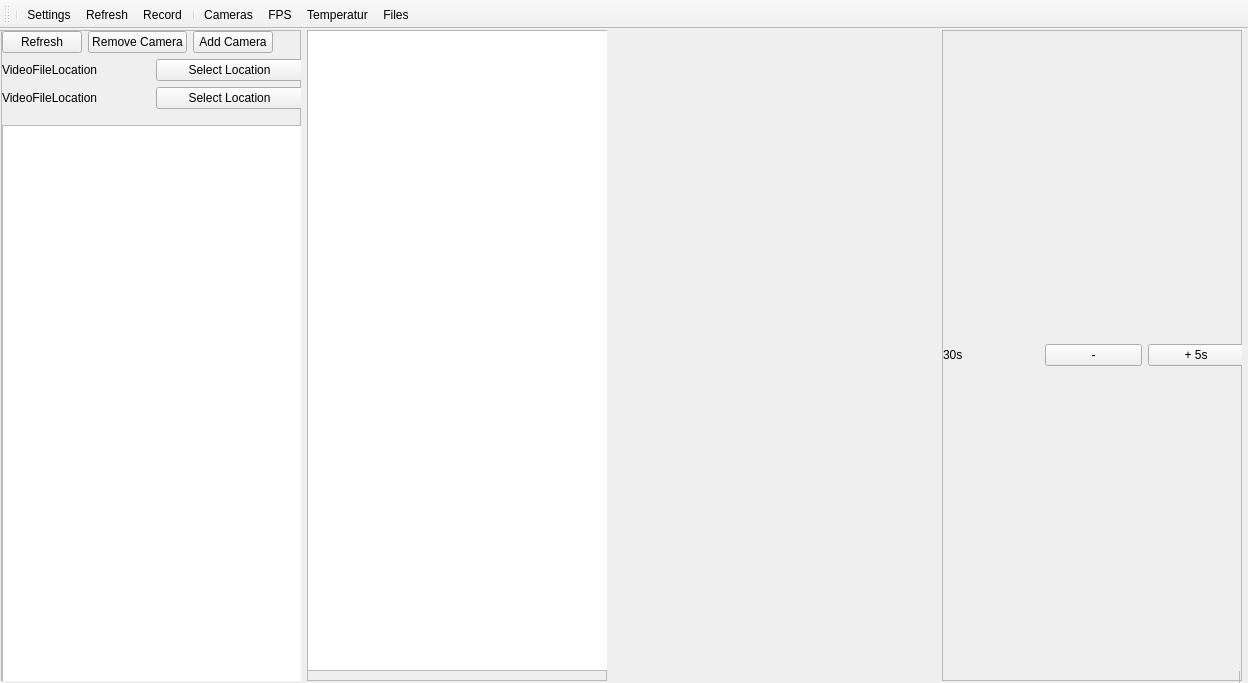
<?xml version="1.0" encoding="UTF-8"?>
<ui version="4.0">
 <class>MainWindow</class>
 <widget class="QMainWindow" name="MainWindow">
  <property name="geometry">
   <rect>
    <x>0</x>
    <y>0</y>
    <width>1248</width>
    <height>683</height>
   </rect>
  </property>
  <property name="sizePolicy">
   <sizepolicy hsizetype="Expanding" vsizetype="Expanding">
    <horstretch>0</horstretch>
    <verstretch>0</verstretch>
   </sizepolicy>
  </property>
  <property name="windowTitle">
   <string>MultiCamManager</string>
  </property>
  <widget class="QWidget" name="centralwidget">
   <property name="sizePolicy">
    <sizepolicy hsizetype="Expanding" vsizetype="Expanding">
     <horstretch>0</horstretch>
     <verstretch>0</verstretch>
    </sizepolicy>
   </property>
   <widget class="QFrame" name="frame">
    <property name="geometry">
     <rect>
      <x>-1</x>
      <y>1</y>
      <width>1241</width>
      <height>659</height>
     </rect>
    </property>
    <property name="sizePolicy">
     <sizepolicy hsizetype="Expanding" vsizetype="Expanding">
      <horstretch>0</horstretch>
      <verstretch>0</verstretch>
     </sizepolicy>
    </property>
    <property name="frameShape">
     <enum>QFrame::Shape::StyledPanel</enum>
    </property>
    <property name="frameShadow">
     <enum>QFrame::Shadow::Raised</enum>
    </property>
    <widget class="QScrollArea" name="cameraGridScrollArea">
     <property name="enabled">
      <bool>true</bool>
     </property>
     <property name="geometry">
      <rect>
       <x>10</x>
       <y>0</y>
       <width>1231</width>
       <height>641</height>
      </rect>
     </property>
     <property name="sizePolicy">
      <sizepolicy hsizetype="Expanding" vsizetype="Expanding">
       <horstretch>1</horstretch>
       <verstretch>0</verstretch>
      </sizepolicy>
     </property>
     <property name="focusPolicy">
      <enum>Qt::FocusPolicy::NoFocus</enum>
     </property>
     <property name="frameShape">
      <enum>QFrame::Shape::NoFrame</enum>
     </property>
     <property name="widgetResizable">
      <bool>true</bool>
     </property>
     <widget class="QWidget" name="cameraGridContainer">
      <property name="geometry">
       <rect>
        <x>0</x>
        <y>0</y>
        <width>1231</width>
        <height>641</height>
       </rect>
      </property>
      <property name="sizePolicy">
       <sizepolicy hsizetype="Expanding" vsizetype="Expanding">
        <horstretch>0</horstretch>
        <verstretch>0</verstretch>
       </sizepolicy>
      </property>
      <layout class="QGridLayout" name="cameraGridLayout">
       <property name="leftMargin">
        <number>12</number>
       </property>
       <property name="topMargin">
        <number>12</number>
       </property>
       <property name="rightMargin">
        <number>12</number>
       </property>
       <property name="bottomMargin">
        <number>12</number>
       </property>
       <property name="spacing">
        <number>12</number>
       </property>
      </layout>
     </widget>
    </widget>
   </widget>
   <widget class="QWidget" name="layoutWidget">
    <property name="geometry">
     <rect>
      <x>1</x>
      <y>1</y>
      <width>1241</width>
      <height>651</height>
     </rect>
    </property>
    <layout class="QHBoxLayout" name="horizontalLayout">
     <item>
      <widget class="QFrame" name="settingsSidePanel">
       <property name="sizePolicy">
        <sizepolicy hsizetype="Fixed" vsizetype="Expanding">
         <horstretch>0</horstretch>
         <verstretch>0</verstretch>
        </sizepolicy>
       </property>
       <property name="minimumSize">
        <size>
         <width>300</width>
         <height>400</height>
        </size>
       </property>
       <property name="frameShape">
        <enum>QFrame::Shape::StyledPanel</enum>
       </property>
       <property name="frameShadow">
        <enum>QFrame::Shadow::Raised</enum>
       </property>
       <widget class="QWidget" name="layoutWidget">
        <property name="geometry">
         <rect>
          <x>1</x>
          <y>1</y>
          <width>331</width>
          <height>651</height>
         </rect>
        </property>
        <layout class="QVBoxLayout" name="verticalLayout">
         <property name="sizeConstraint">
          <enum>QLayout::SizeConstraint::SetDefaultConstraint</enum>
         </property>
         <item>
          <layout class="QHBoxLayout" name="CameraButtonsLayout">
           <item>
            <widget class="QPushButton" name="refreshTrackedCamerasButton">
             <property name="sizePolicy">
              <sizepolicy hsizetype="Expanding" vsizetype="Fixed">
               <horstretch>0</horstretch>
               <verstretch>0</verstretch>
              </sizepolicy>
             </property>
             <property name="text">
              <string>Refresh</string>
             </property>
            </widget>
           </item>
           <item>
            <widget class="QPushButton" name="removeCameraButton">
             <property name="text">
              <string>Remove Camera</string>
             </property>
            </widget>
           </item>
           <item>
            <widget class="QPushButton" name="addCameraButton">
             <property name="text">
              <string>Add Camera</string>
             </property>
            </widget>
           </item>
           <item>
            <spacer name="horizontalSpacer">
             <property name="orientation">
              <enum>Qt::Orientation::Horizontal</enum>
             </property>
             <property name="sizeHint" stdset="0">
              <size>
               <width>40</width>
               <height>20</height>
              </size>
             </property>
            </spacer>
           </item>
          </layout>
         </item>
         <item>
          <layout class="QHBoxLayout" name="VideoFileLayout">
           <item>
            <widget class="QLabel" name="VideoFileLocation">
             <property name="text">
              <string>VideoFileLocation</string>
             </property>
            </widget>
           </item>
           <item>
            <widget class="QPushButton" name="VideoFileButton">
             <property name="sizePolicy">
              <sizepolicy hsizetype="Minimum" vsizetype="Fixed">
               <horstretch>0</horstretch>
               <verstretch>0</verstretch>
              </sizepolicy>
             </property>
             <property name="cursor">
              <cursorShape>PointingHandCursor</cursorShape>
             </property>
             <property name="layoutDirection">
              <enum>Qt::LayoutDirection::RightToLeft</enum>
             </property>
             <property name="text">
              <string>Select Location</string>
             </property>
            </widget>
           </item>
           <item>
            <spacer name="horizontalSpacer_4">
             <property name="orientation">
              <enum>Qt::Orientation::Horizontal</enum>
             </property>
             <property name="sizeType">
              <enum>QSizePolicy::Policy::Fixed</enum>
             </property>
             <property name="sizeHint" stdset="0">
              <size>
               <width>30</width>
               <height>20</height>
              </size>
             </property>
            </spacer>
           </item>
          </layout>
         </item>
         <item>
          <layout class="QHBoxLayout" name="LogFileLayout">
           <item>
            <widget class="QLabel" name="LogFileLocation">
             <property name="text">
              <string>VideoFileLocation</string>
             </property>
            </widget>
           </item>
           <item>
            <widget class="QPushButton" name="LogFileButton">
             <property name="cursor">
              <cursorShape>PointingHandCursor</cursorShape>
             </property>
             <property name="layoutDirection">
              <enum>Qt::LayoutDirection::RightToLeft</enum>
             </property>
             <property name="text">
              <string>Select Location</string>
             </property>
            </widget>
           </item>
           <item>
            <spacer name="horizontalSpacer_5">
             <property name="orientation">
              <enum>Qt::Orientation::Horizontal</enum>
             </property>
             <property name="sizeType">
              <enum>QSizePolicy::Policy::Fixed</enum>
             </property>
             <property name="sizeHint" stdset="0">
              <size>
               <width>30</width>
               <height>20</height>
              </size>
             </property>
            </spacer>
           </item>
          </layout>
         </item>
         <item>
          <spacer name="horizontalSpacer_3">
           <property name="orientation">
            <enum>Qt::Orientation::Horizontal</enum>
           </property>
           <property name="sizeHint" stdset="0">
            <size>
             <width>40</width>
             <height>10</height>
            </size>
           </property>
          </spacer>
         </item>
         <item>
          <widget class="QListWidget" name="trackedCamerasList">
           <property name="sizePolicy">
            <sizepolicy hsizetype="Expanding" vsizetype="Expanding">
             <horstretch>0</horstretch>
             <verstretch>0</verstretch>
            </sizepolicy>
           </property>
          </widget>
         </item>
        </layout>
       </widget>
      </widget>
     </item>
     <item>
      <widget class="QFrame" name="cameraSidePanel">
       <property name="sizePolicy">
        <sizepolicy hsizetype="Fixed" vsizetype="Expanding">
         <horstretch>0</horstretch>
         <verstretch>0</verstretch>
        </sizepolicy>
       </property>
       <property name="minimumSize">
        <size>
         <width>300</width>
         <height>400</height>
        </size>
       </property>
       <property name="frameShape">
        <enum>QFrame::Shape::StyledPanel</enum>
       </property>
       <property name="frameShadow">
        <enum>QFrame::Shadow::Raised</enum>
       </property>
       <widget class="QListWidget" name="cameraListWidget">
        <property name="geometry">
         <rect>
          <x>0</x>
          <y>0</y>
          <width>301</width>
          <height>641</height>
         </rect>
        </property>
       </widget>
      </widget>
     </item>
     <item>
      <spacer name="horizontalSpacer_2">
       <property name="orientation">
        <enum>Qt::Orientation::Horizontal</enum>
       </property>
       <property name="sizeHint" stdset="0">
        <size>
         <width>40</width>
         <height>20</height>
        </size>
       </property>
      </spacer>
     </item>
     <item>
      <widget class="QFrame" name="graphingSidePanel">
       <property name="sizePolicy">
        <sizepolicy hsizetype="Fixed" vsizetype="Expanding">
         <horstretch>0</horstretch>
         <verstretch>0</verstretch>
        </sizepolicy>
       </property>
       <property name="minimumSize">
        <size>
         <width>300</width>
         <height>400</height>
        </size>
       </property>
       <property name="frameShape">
        <enum>QFrame::Shape::StyledPanel</enum>
       </property>
       <property name="frameShadow">
        <enum>QFrame::Shadow::Raised</enum>
       </property>
       <widget class="QWidget" name="layoutWidget">
        <property name="geometry">
         <rect>
          <x>1</x>
          <y>-1</y>
          <width>301</width>
          <height>651</height>
         </rect>
        </property>
        <layout class="QVBoxLayout" name="verticalLayout_2">
         <item>
          <widget class="QCustomPlot" name="fpsGraph" native="true">
           <property name="sizePolicy">
            <sizepolicy hsizetype="Expanding" vsizetype="Expanding">
             <horstretch>0</horstretch>
             <verstretch>0</verstretch>
            </sizepolicy>
           </property>
           <property name="minimumSize">
            <size>
             <width>0</width>
             <height>200</height>
            </size>
           </property>
          </widget>
         </item>
         <item>
          <layout class="QHBoxLayout" name="horizontalLayout_3">
           <item>
            <widget class="QLabel" name="slidingWindowLabel">
             <property name="text">
              <string>30s</string>
             </property>
            </widget>
           </item>
           <item>
            <widget class="QPushButton" name="decreaseWindowButton">
             <property name="text">
              <string>-</string>
             </property>
            </widget>
           </item>
           <item>
            <widget class="QPushButton" name="increaseWindowButton">
             <property name="text">
              <string>+ 5s</string>
             </property>
            </widget>
           </item>
          </layout>
         </item>
         <item>
          <widget class="QCustomPlot" name="temperatureGraph" native="true">
           <property name="sizePolicy">
            <sizepolicy hsizetype="Expanding" vsizetype="MinimumExpanding">
             <horstretch>0</horstretch>
             <verstretch>0</verstretch>
            </sizepolicy>
           </property>
           <property name="minimumSize">
            <size>
             <width>0</width>
             <height>200</height>
            </size>
           </property>
          </widget>
         </item>
        </layout>
       </widget>
      </widget>
     </item>
    </layout>
   </widget>
  </widget>
  <widget class="QToolBar" name="toolBar">
   <property name="contextMenuPolicy">
    <enum>Qt::ContextMenuPolicy::NoContextMenu</enum>
   </property>
   <property name="windowTitle">
    <string>toolBar</string>
   </property>
   <property name="toolTip">
    <string/>
   </property>
   <property name="toolTipDuration">
    <number>-1</number>
   </property>
   <attribute name="toolBarArea">
    <enum>TopToolBarArea</enum>
   </attribute>
   <attribute name="toolBarBreak">
    <bool>false</bool>
   </attribute>
   <addaction name="separator"/>
   <addaction name="actionSettings"/>
   <addaction name="actionRefresh"/>
   <addaction name="actionRecord"/>
   <addaction name="separator"/>
   <addaction name="actionCameras"/>
   <addaction name="actionFPS"/>
   <addaction name="actionTemperatur"/>
   <addaction name="actionFiles"/>
  </widget>
  <action name="actionSettings">
   <property name="icon">
    <iconset theme="QIcon::ThemeIcon::FormatJustifyCenter"/>
   </property>
   <property name="text">
    <string>Settings</string>
   </property>
   <property name="menuRole">
    <enum>QAction::MenuRole::NoRole</enum>
   </property>
  </action>
  <action name="actionCameras">
   <property name="icon">
    <iconset theme="QIcon::ThemeIcon::CameraPhoto"/>
   </property>
   <property name="text">
    <string>Cameras</string>
   </property>
   <property name="menuRole">
    <enum>QAction::MenuRole::NoRole</enum>
   </property>
  </action>
  <action name="actionRefresh">
   <property name="icon">
    <iconset theme="QIcon::ThemeIcon::ViewRestore"/>
   </property>
   <property name="text">
    <string>Refresh</string>
   </property>
   <property name="menuRole">
    <enum>QAction::MenuRole::NoRole</enum>
   </property>
  </action>
  <action name="actionRecord">
   <property name="icon">
    <iconset theme="QIcon::ThemeIcon::MediaPlaybackStart"/>
   </property>
   <property name="text">
    <string>Record</string>
   </property>
   <property name="menuRole">
    <enum>QAction::MenuRole::NoRole</enum>
   </property>
  </action>
  <action name="actionFPS">
   <property name="icon">
    <iconset theme="QIcon::ThemeIcon::InsertImage"/>
   </property>
   <property name="text">
    <string>FPS</string>
   </property>
   <property name="menuRole">
    <enum>QAction::MenuRole::NoRole</enum>
   </property>
  </action>
  <action name="actionTemperatur">
   <property name="icon">
    <iconset theme="QIcon::ThemeIcon::DialogWarning"/>
   </property>
   <property name="text">
    <string>Temperatur</string>
   </property>
   <property name="menuRole">
    <enum>QAction::MenuRole::NoRole</enum>
   </property>
  </action>
  <action name="actionFiles">
   <property name="icon">
    <iconset theme="QIcon::ThemeIcon::FolderOpen"/>
   </property>
   <property name="text">
    <string>Files</string>
   </property>
   <property name="menuRole">
    <enum>QAction::MenuRole::NoRole</enum>
   </property>
  </action>
 </widget>
 <customwidgets>
  <customwidget>
   <class>QCustomPlot</class>
   <extends>QWidget</extends>
   <header>qcustomplot.h</header>
   <container>1</container>
  </customwidget>
 </customwidgets>
 <resources/>
 <connections/>
</ui>
